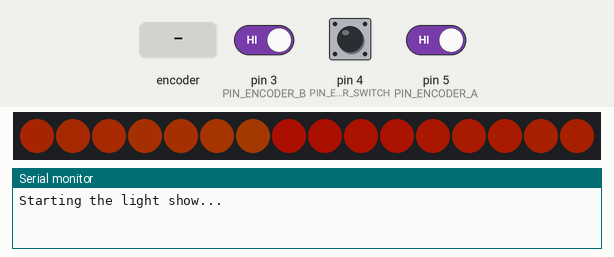
Bench run of a sketch on a simulated Arduino Uno, built with avr-gcc and run on an emulated ATmega328P. Parts: 16 RGB LEDs in strip order, left to right, the last lines printed to the serial monitor. Inputs (shaded band) come from the test bench; at power-on: pin 4 (PIN_ENCODER_SWITCH) HIGH, pin 3 (PIN_ENCODER_B) HIGH, pin 5 (PIN_ENCODER_A) HIGH. Dim RGB values are drawn brighter than linear; random numbers use the default seed unless the sketch sets one.

Above: at 1.2 s.
1.3 s: pin 4 (PIN_ENCODER_SWITCH) driven LOW
At 2.3 s:
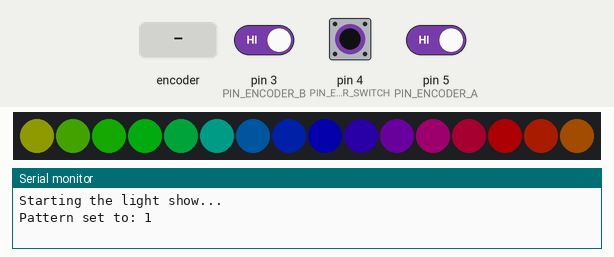
2.9 s: rotary encoder on pin 5 (PIN_ENCODER_A) / pin 3 (PIN_ENCODER_B) turned 1 step (first pin leading)
6.1 s: rotary encoder on pin 5 (PIN_ENCODER_A) / pin 3 (PIN_ENCODER_B) turned 1 step (first pin leading)
9.3 s: pin 4 (PIN_ENCODER_SWITCH) pulsed HIGH 5 times (0.12 s each, 0.3 s apart)
At 10.0 s:
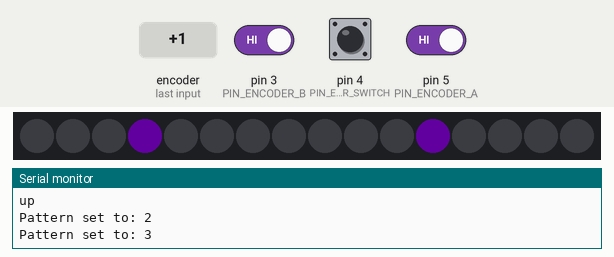
12.3 s: pin 4 (PIN_ENCODER_SWITCH) pulsed HIGH 2 times (0.12 s each, 0.3 s apart)
At 12.77 s:
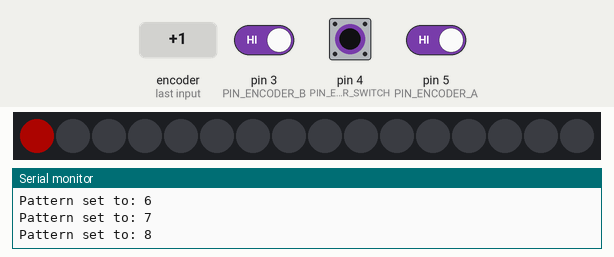
14.4 s: rotary encoder on pin 5 (PIN_ENCODER_A) / pin 3 (PIN_ENCODER_B) turned 2 steps (second pin leading)
At 14.53 s:
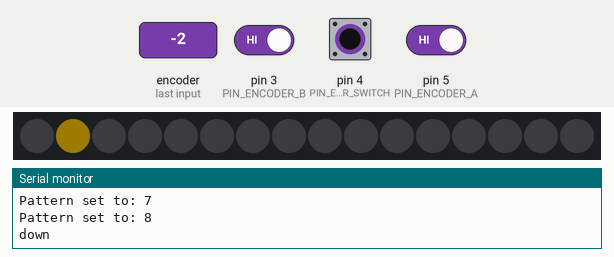

The sketch:

light_show.ino
```cpp
#include <Adafruit_NeoPixel.h>
#ifdef __AVR__
  #include <avr/power.h>
#endif

#define PIN_ENCODER_A      5
#define PIN_ENCODER_B      3
#define TRINKET_PINx       PIND
#define PIN_ENCODER_SWITCH 4

#define DIAL_POSITION_COUNT 24
#define DEFAULT_PERIOD 50

#define PATTERN_COUNT 9

void (*patternFuncs[PATTERN_COUNT])(bool);
int currentPattern = 0;
byte frameCounter = 0;
byte dialPosition = 0;
unsigned long updatePeriod = DEFAULT_PERIOD;
unsigned long lastUpdate = 0;

static uint8_t enc_prev_pos   = 0;
static uint8_t enc_flags      = 0;
static char    sw_was_pressed = 0;

int8_t enc_action = 0;

#define PIN_PIXEL  6
#define NUMPIXELS 16

Adafruit_NeoPixel strip = Adafruit_NeoPixel(NUMPIXELS, PIN_PIXEL, NEO_GRB + NEO_KHZ800);

void setup()
{
  Serial.begin(9600);
  Serial.println("Starting the light show...");

  patternFuncs[0] = rainbowPattern;
  patternFuncs[1] = anotherRainbowPattern;
  patternFuncs[2] = scannerPattern;
  patternFuncs[3] = scannerTwoPattern;
  patternFuncs[4] = scannerTwoReversePattern;
  patternFuncs[5] = scannerFourPattern;
  patternFuncs[6] = scannerFourReversePattern;
  patternFuncs[7] = randomPattern;
  patternFuncs[8] = pointerPattern;

  strip.begin();
  strip.setBrightness(50);
  strip.show();

  // set pins as input with internal pull-up resistors enabled
  pinMode(PIN_ENCODER_A, INPUT_PULLUP);
  pinMode(PIN_ENCODER_B, INPUT_PULLUP);
  pinMode(PIN_ENCODER_SWITCH, INPUT_PULLUP);

  // get an initial reading on the encoder pins
  if (digitalRead(PIN_ENCODER_A) == LOW) {
    enc_prev_pos |= (1 << 0);
  }
  if (digitalRead(PIN_ENCODER_B) == LOW) {
    enc_prev_pos |= (1 << 1);
  }

  randomSeed(analogRead(0));
}

void loop() {

  /////////////////////////////////////////////////////////////////
  // ENCODER

  enc_action = 0; // 1 or -1 if moved, sign is direction
  // note: for better performance, the code will use
  // direct port access techniques
  // http://www.arduino.cc/en/Reference/PortManipulation
  uint8_t enc_cur_pos = 0;
  // read in the encoder state first
  if (bit_is_clear(TRINKET_PINx, PIN_ENCODER_A)) {
    enc_cur_pos |= (1 << 0);
  }
  if (bit_is_clear(TRINKET_PINx, PIN_ENCODER_B)) {
    enc_cur_pos |= (1 << 1);
  }

  // if any rotation at all
  if (enc_cur_pos != enc_prev_pos) {
    if (enc_prev_pos == 0x00) {
      // this is the first edge
      if (enc_cur_pos == 0x01) {
        enc_flags |= (1 << 0);
      } else if (enc_cur_pos == 0x02) {
        enc_flags |= (1 << 1);
      }
    }

    if (enc_cur_pos == 0x03) {
      // this is when the encoder is in the middle of a "step"
      enc_flags |= (1 << 4);
    } else if (enc_cur_pos == 0x00) {
      // this is the final edge
      if (enc_prev_pos == 0x02) {
        enc_flags |= (1 << 2);
      } else if (enc_prev_pos == 0x01) {
        enc_flags |= (1 << 3);
      }

      // check the first and last edge
      // or maybe one edge is missing, if missing then require the middle state
      // this will reject bounces and false movements
      if (bit_is_set(enc_flags, 0) && (bit_is_set(enc_flags, 2) || bit_is_set(enc_flags, 4))) {
        enc_action = 1;
      } else if (bit_is_set(enc_flags, 2) && (bit_is_set(enc_flags, 0) || bit_is_set(enc_flags, 4))) {
        enc_action = 1;
      } else if (bit_is_set(enc_flags, 1) && (bit_is_set(enc_flags, 3) || bit_is_set(enc_flags, 4))) {
        enc_action = -1;
      } else if (bit_is_set(enc_flags, 3) && (bit_is_set(enc_flags, 1) || bit_is_set(enc_flags, 4))) {
        enc_action = -1;
      }

      enc_flags = 0; // reset for next time
    }
  }

  enc_prev_pos = enc_cur_pos;

  if (enc_action > 0) {
    // Clockwise
    Serial.println("up");
    dialPosition = (dialPosition+1)%DIAL_POSITION_COUNT;
  } else if (enc_action < 0) {
    // Counterclockwise
    Serial.println("down");
    dialPosition = dialPosition == 0 ? DIAL_POSITION_COUNT-1 : dialPosition-1;
  }

  /////////////////////////////////////////////////////////////////
  // BUTTON

  // remember that the switch is active low
  if (bit_is_clear(TRINKET_PINx, PIN_ENCODER_SWITCH)) {
    if (sw_was_pressed == 0) {
      // only on initial press, so the keystroke is not repeated while the button is held down
      // Encoder pushed down
      nextPattern();
      delay(5); // debounce delay
    }
    sw_was_pressed = 1;
  } else {
    if (sw_was_pressed != 0) {
      delay(5); // debounce delay
    }
    sw_was_pressed = 0;
  }

  /////////////////////////////////////////////////////////////////
  // PATTERN UPDATE
  if (millis()-lastUpdate >= updatePeriod) {
    patternFuncs[currentPattern](true);
    frameCounter++;
    lastUpdate = millis();
  } else {
    patternFuncs[currentPattern](false);
  }


} // end loop()

void nextPattern() {
  currentPattern = (currentPattern+1)%PATTERN_COUNT;
  // reset pattern period
  updatePeriod = DEFAULT_PERIOD;

  Serial.print("Pattern set to: ");Serial.println(currentPattern,DEC);
}

byte pixelsToUpdate = 1;
void randomPattern(bool draw) {
  if (draw) {
    for (int i = 0; i < pixelsToUpdate; i++) {
      strip.setPixelColor(random(NUMPIXELS), Wheel(random(255)));
    }
    strip.show();
  }
  if (enc_action > 0 && pixelsToUpdate < NUMPIXELS) {
    pixelsToUpdate++;
  } else if (enc_action < 0 && pixelsToUpdate > 0) {
    pixelsToUpdate--;
  }
}

void rainbowPattern(bool draw) {
  if (draw) {
    strip.setPixelColor(frameCounter%NUMPIXELS, Wheel(frameCounter));
    strip.show();
  }
  if (enc_action > 0) {
    speedup();
  } else if (enc_action < 0) {
    slowdown();
  }
}

void anotherRainbowPattern(bool draw) {
  if (draw) {
    for (int i = 0; i < NUMPIXELS; i++) {
      strip.setPixelColor(i, Wheel(frameCounter+(16*i)));
    }
    strip.show();
  }
  if (enc_action > 0) {
    speedup();
  } else if (enc_action < 0) {
    slowdown();
  }
}

void scannerPattern(bool draw) {
  if (draw) {
    strip.clear();
    strip.setPixelColor(frameCounter%NUMPIXELS, Wheel(frameCounter));
    strip.show();
  }
  if (enc_action > 0) {
    speedup();
  } else if (enc_action < 0) {
    slowdown();
  }
}

void scannerTwoPattern(bool draw) {
  if (draw) {
    strip.clear();
    strip.setPixelColor(frameCounter%NUMPIXELS, Wheel(frameCounter));
    strip.setPixelColor((frameCounter+8)%NUMPIXELS, Wheel(frameCounter));
    strip.show();
  }
  if (enc_action > 0) {
    speedup();
  } else if (enc_action < 0) {
    slowdown();
  }
}

void scannerFourPattern(bool draw) {
  if (draw) {
    strip.clear();
    strip.setPixelColor(frameCounter%NUMPIXELS, Wheel(frameCounter));
    strip.setPixelColor((frameCounter+4)%NUMPIXELS, Wheel(frameCounter));
    strip.setPixelColor((frameCounter+8)%NUMPIXELS, Wheel(frameCounter));
    strip.setPixelColor((frameCounter+12)%NUMPIXELS, Wheel(frameCounter));
    strip.show();
  }
  if (enc_action > 0) {
    speedup();
  } else if (enc_action < 0) {
    slowdown();
  }
}

void scannerFourReversePattern(bool draw) {
  if (draw) {
    strip.clear();
    strip.setPixelColor(frameCounter%NUMPIXELS, Wheel(frameCounter));
    strip.setPixelColor((frameCounter+4)%NUMPIXELS, Wheel(frameCounter+byte(64)));
    strip.setPixelColor((frameCounter+8)%NUMPIXELS, Wheel(frameCounter+byte(128)));
    strip.setPixelColor((frameCounter+12)%NUMPIXELS, Wheel(frameCounter+byte(192)));
    strip.show();
  }
  if (enc_action > 0) {
    speedup();
  } else if (enc_action < 0) {
    slowdown();
  }
}

void scannerTwoReversePattern(bool draw) {
  if (draw) {
    strip.clear();
    strip.setPixelColor(frameCounter%NUMPIXELS, Wheel(frameCounter));
    strip.setPixelColor((frameCounter+8)%NUMPIXELS, Wheel(frameCounter+byte(128)));
    strip.show();
  }
  if (enc_action > 0) {
    speedup();
  } else if (enc_action < 0) {
    slowdown();
  }
}

byte pointerPosition = 0;
void pointerPattern(bool draw) {
  if (draw) {
    strip.clear();
    strip.setPixelColor(pointerPosition, Wheel(frameCounter));
    strip.show();
  }
  pointerPosition = (pointerPosition - enc_action) % NUMPIXELS;
}

void speedup() {
  if (updatePeriod > 1) {
    updatePeriod-=2;
  }
}

void slowdown() {
  updatePeriod+=2;
}


// Input a value 0 to 255 to get a color value.
// The colours are a transition r - g - b - back to r.
uint32_t Wheel(byte WheelPos) {
  WheelPos = 255 - WheelPos;
  if(WheelPos < 85) {
    return strip.Color(255 - WheelPos * 3, 0, WheelPos * 3);
  }
  if(WheelPos < 170) {
    WheelPos -= 85;
    return strip.Color(0, WheelPos * 3, 255 - WheelPos * 3);
  }
  WheelPos -= 170;
  return strip.Color(WheelPos * 3, 255 - WheelPos * 3, 0);
}
```
